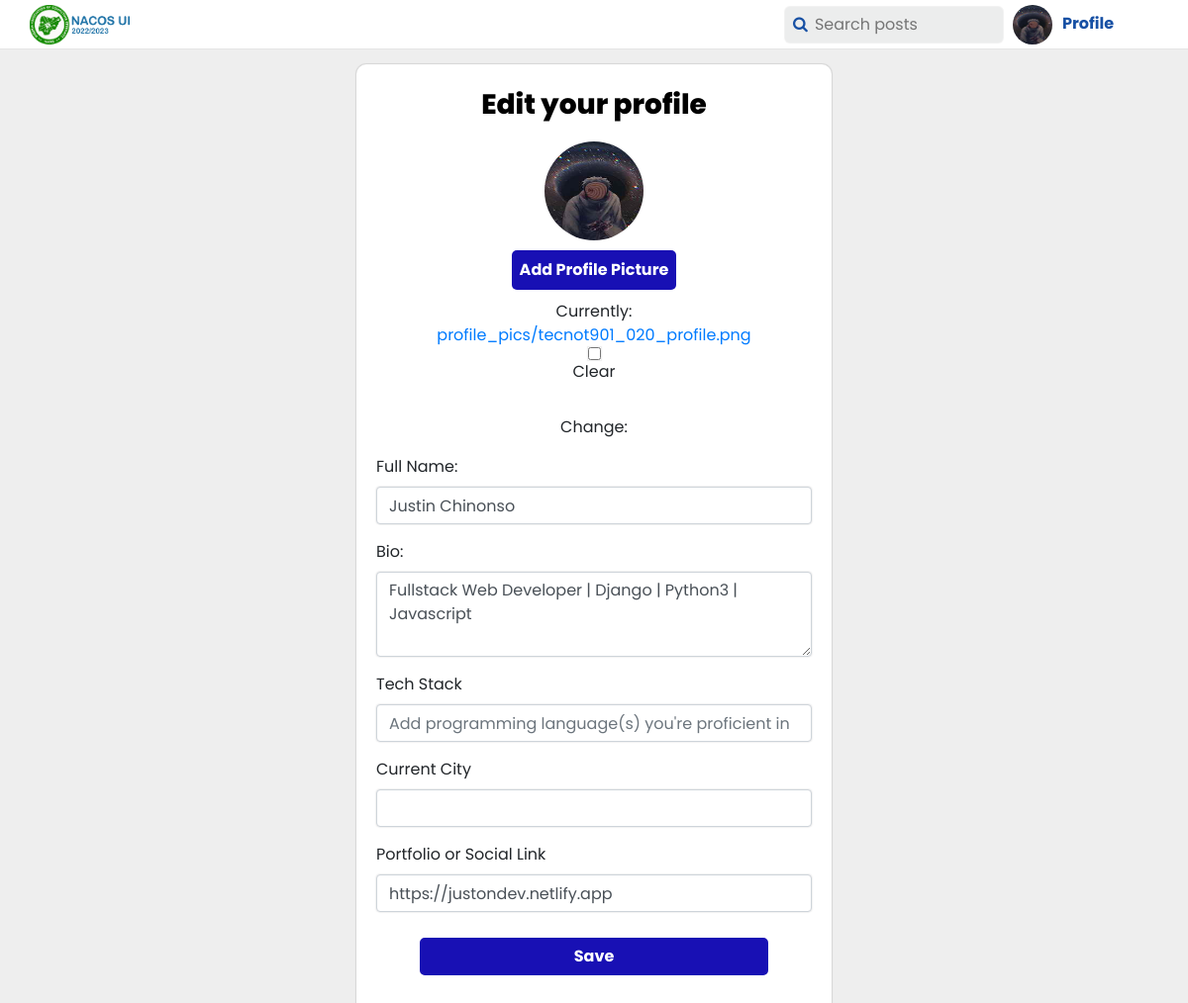
/justinnonso05/profile/edit/ (signed in), run on the app's committed database.
### user/models.py (models this page shows, shortened)
class Profile(models.Model):
	user = models.OneToOneField(User, on_delete = models.CASCADE)
	verified = models.BooleanField(default=False)
	full_name = models.CharField(max_length = 200, default = "")
	Profile_picture = models.ImageField(blank = True, null = True, default = '', upload_to = 'profile_pics')
	bio = models.TextField(max_length = 150, default = "", blank = True, null = True)
	tech_stack = models.CharField(max_length =100, default = "", blank = True, null = True)
	current_city = models.CharField(max_length = 100, default = "", blank = True, null = True)
	Website_or_Portfolio_link = models.URLField(default = "", blank = True, null = True)

### user/views.py (the view, shortened to what this page needs)
# urls.py: path('<str:username>/profile/edit/', EditProfileView.as_view(), name = 'edit-profile'),
class EditProfileView(LoginRequiredMixin, UserPassesTestMixin, DetailView, UpdateView):
	model = Profile
	template_name = 'user/edit-profile.html'
	fields = ['Profile_picture', 'full_name', 'bio', 'tech_stack', 'current_city', 'Website_or_Portfolio_link']
	def dispatch(self, request, *args, **kwargs):
		username = self.request.user.username
		url_username = self.kwargs.get('username')
		if username != url_username:
			return self.handle_no_permission()
		return super().dispatch(request, *args, **kwargs)
	def get_object(self, queryset = None):
		return self.request.user.profile
	def test_func(self):
		task = self.get_object()
		if self.request.user == task.user:
			return True
		else:
			return False
		return self.request.user.is_authenticated

### user/templates/user/edit-profile.html (shortened to what this page needs)
{% extends "main/base.html" %}
{% load crispy_forms_tags %}
{% load widget_tweaks %}
{% load static %}
{% block content %}
	<div class="login-content">
		<p class="login">Edit your profile</p>
		<form method="POST" onsubmit="return validateForm()" enctype="multipart/form-data">
			<div class="form">
				<div class="form-group" id="profile-image">
					<div class="image-preview" id="image-preview">
						{% if request.user.profile.Profile_picture %}
						<img class="profile" src="{{ request.user.profile.Profile_picture.url }}">
						{% else %}
						<img class="profile" src="{% static 'main/default.jpg' %}">
						{% endif %}
					</div>
					<label id="image-label" for="id_Profile_picture">Add Profile Picture</label>
					{{ form.Profile_picture|attr:"onchange:previewImage(event)" }}
				</div>
				<div class="form-group">
					<label for="id_full_name">Full Name:</label>
					{{ form.full_name|attr:"placeholder:" }}
				</div>
				<div class="form-group">
					<label for="id_bio">Bio:</label>
					{{ form.bio|attr:"placeholder:Add short bio"|attr:"rows:3" }}
				</div>
				<div class="form-group">
					<label for="id_tech_stack">Tech Stack</label>
					{{ form.tech_stack|attr:"placeholder:Add programming language(s) you're proficient in" }}
				</div>
				<div class="form-group">
					<label for="id_current_city">Current City</label>
					{{ form.current_city|attr:"placeholder:" }}
				</div>
				<div class="form-group">
					<label for="id_Website_or_Portfolio_link">Portfolio or Social Link</label>
					{{ form.Website_or_Portfolio_link|attr:"placeholder:https://" }}
				</div>
			</div>
			<button class="submit" type="submit">Save</button>
		</form>
	</div>
{% endblock content %}

### main/templates/main/base.html (shortened to what this page needs)
{% load static %}
<!DOCTYPE html>
<html data-theme="light">
<head>
  <link rel="stylesheet" href="https://cdn.jsdelivr.net/npm/bootstrap@4.1.3/dist/css/bootstrap.min.css">
  <link rel="stylesheet" href="https://cdnjs.cloudflare.com/ajax/libs/font-awesome/4.7.0/css/font-awesome.min.css">
	<link rel="stylesheet" type="text/css" href="{% static 'main/style.css' %}">
	<link rel="stylesheet" type="text/css" href="{% static 'main/darkstyle.css' %}" id="dark-mode-stylesheet">
</head>
<body>
	<header>
		<label class="logo"><img src="{% static 'main/logo.png' %}" height="40px"></label>
		<nav>
			{% if request.user.is_authenticated %}
				<div class="nav-logged">
					<div class="search"><form action="{% url 'search' %}" method="get" class="search-form" id="search_form"><button class="search" type="submit"><i id="search-icon" class="fa fa-search"></i></button><input class="search" type="search" name="key" placeholder="Search posts"></form>
					</div>
					{% if request.user.profile.Profile_picture %}
						<a class="top-profile-des" href="{% url 'user-profile' request.user.username %}"><img class="top-profile" src="{{ request.user.profile.Profile_picture.url }}">Profile</a>
					{% else %}
						<a class="top-profile-des" href="{% url 'user-profile' request.user.username %}"><img class="top-profile" src="{% static 'main/default.jpg' %}">Profile</a>
						<a class="top-profile-mob" href="#" id="top-profile"><img class="top-profile" src="{% static 'main/default.jpg' %}"></a>
					{% endif %}
				</div>
			{% else %}
				<div class="nav-no-logged">
					<a class="login" href="#">Go back</a>
			{% endif %}
		</nav>
	</header>
	<div class="content" id="dynamic-element1">
		{% block content %}{% endblock %}
	</div>
</body>
</html>

### main/static/main/style.css (style rules this page uses)
* { margin: 0px; padding: 0px; scrollbar-width: thin; scrollbar-color: rgb(120, 120, 120) rgb(238, 238, 238); }
html { scroll-behavior: smooth; }
body { font-family: 'poppins'; background-color: rgb(238, 238, 238); overflow-x: hidden; display: flex; flex-direction: column; }
header { font-family: 'poppins', 'arial'; position: fixed; width: 100%; z-index: 99; border-bottom: 1px solid rgba(0, 0, 0, .1); top: 0px; left: 0px; background-color: white; height: 50px; display: grid; grid-template-columns: repeat(2, 1fr); align-items: center; padding-left: 30px; color: white; }
label.logo { margin-top: 7px; font-weight: 600; font-size: 22px; color: rgb(23, 80, 164); }
nav { position: absolute; right: 70px; }
nav img { width: 40px; height: 40px; border-radius: 50%; }
nav a { text-decoration: none; color: rgb(23, 80, 164); font-weight: 700; transition: .3s; padding: 5px; }
div.search input { border-radius: 5px; border: transparent; padding: 6px; font-size: 16px; padding-left: 30px; background-color: rgb(236, 237, 237); width: 220px; }
div.search { margin-right: 5px; }
div.nav-logged { display: flex; align-items: center; justify-content: center; }
div.nav-logged img.top-profile { margin-right: 10px; }
div.search i { position: relative; left: 28px; }
div.nav-logged i { color: rgb(23, 80, 164); }
div.content { margin-top: 50px; display: grid; padding-left: 1%; padding-right: 1%; grid-template-columns: .4fr .9fr .3fr; height: 100vh; background-color: rgb(238, 238, 238); }
button.submit { padding: 5px; outline: none; font-weight: 700; cursor: pointer; border-radius: 5px; transition: .3s; color: rgb(24, 16, 180); background-color: rgb(24, 16, 180); color: white; width: 25%; border: 2px solid rgb(24, 16, 180); }
div.login-content { text-align: center; width: 400px; background-color: white; border-radius: 10px; box-shadow: 0px 0px 1px 1px rgba(0, 0, 0, .1); padding: 20px; }
div.login-content label { align-self: left; justify-self: left; }
p.login { text-align: center; font-weight: 800; font-size: 28px; font-family: 'poppins', 'arial'; }
button.search { background: transparent; border: none; outline: none; cursor: pointer; }
#search-icon { margin-right: 5px; }

### main/static/main/darkstyle.css (style rules this page uses)
* { scrollbar-width: thin; scrollbar-color: rgb(150, 150, 150) transparent; }
i.fa-search { color: #2980b9; }
header { background-color: #181b20; }
div.content, div.menu, body { background-color: #1c1f27; }
label, p, h1, h2, h3, h4 { color: white; }
a.top-profile-des { color: #2980b9; }
div.user, div.posts, div.create-post, div.profile-content, div.login-content, div.signup-content, div.settings-container, div.dark-theme, div.photo-grid, div.discover { background-color: rgba(255, 255, 255, .1); }
div.search input { color: white; background-color: rgba(255, 255, 255, .1); }
div.search input::placeholder, div.create-post textarea::placeholder, footer { color: white; }
div.form-group label { color: white; }
div.login-content p.login { color: white; }
div.login-content input, div.login-content textarea { background-color: transparent; color: white; border: none; box-shadow: 0px 0px 2px 1px white; }
div.login-content input::placeholder, div.login-content textarea::placeholder { color: rgba(255, 255, 255, .7); }

### main/templates/main/base.html (style rules this page uses)
label.logo img { position: relative; bottom: 2.5px; }

### user/templates/user/edit-profile.html (style rules this page uses)
div.content { height: 100%; padding-left: 0px; padding-right: 0px; margin-top: 55px; display: flex; flex-direction: column; align-items: center; justify-content: center; text-align: center; }
button.submit { width: 80%; margin-top: 10px; margin-bottom: 35px; }
input, textarea { background: transparent; border: 2px solid white; box-shadow: 0px 0px 1px 1px rgba(0, 0, 0, .06); }
div.form { text-align: left; }
div.login-content { margin-top: 10px; margin-bottom: 10px; width: 40%; }
#image-label { background: rgb(24, 16, 180); padding: 8px; border-radius: 5px; margin: 10px; font-weight: bold; color: white; cursor: pointer; }
#profile-image { text-align: center; display: grid; grid-template-columns: repeat(1, 1fr); }
#profile-image * { align-self: center; justify-self: center; }
img.profile { border-radius: 50%; height: 100px; width: 100px; }
p.login { color: black; }

### data on the page
Profile: full_name "Justin Chinonso", bio "Fullstack Web Developer | Django | Python3 | Javascript", Website_or_Portfolio_link "https://justondev.netlify.app"
